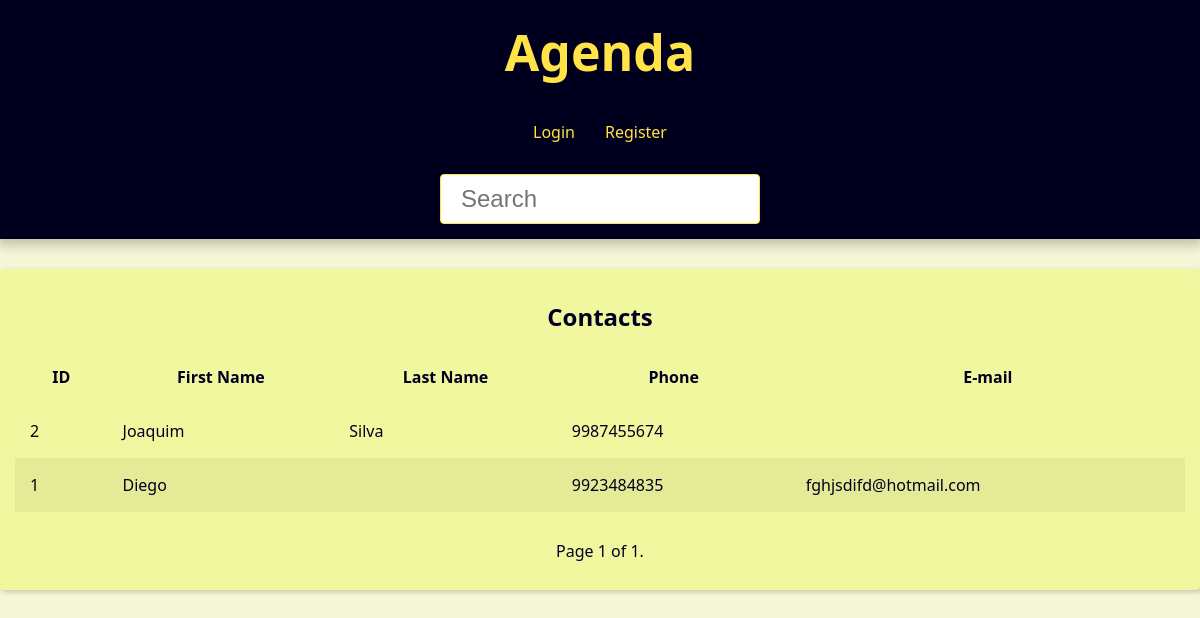
/, run on an earlier commit of the app's database.
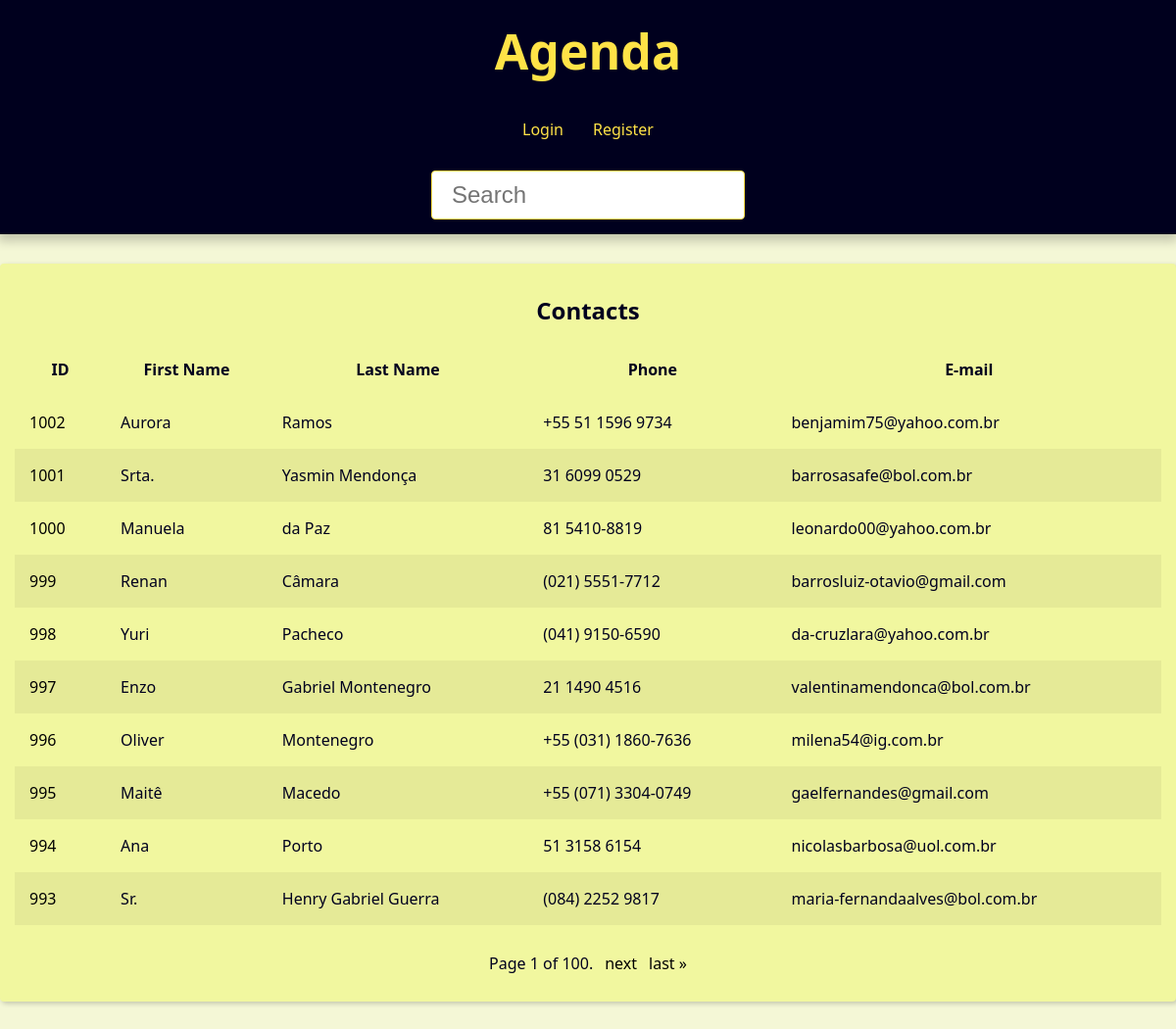
And on a later commit of the database.
### contact/models.py (models this page shows, shortened)
class Contact(models.Model):
    first_name = models.CharField(max_length=50)
    last_name = models.CharField(max_length=50, blank=True)
    phone = models.CharField(max_length=19, blank=True)
    email = models.EmailField(max_length=254, blank=True)
    created_date = models.DateTimeField(default=timezone.now)
    description = models.TextField(blank=True)
    show = models.BooleanField(default=True)
    picture = models.ImageField(blank=True, upload_to= 'pictures/%Y/%m/')
    category = models.ForeignKey(
        Category,
        on_delete=models.SET_NULL,
        blank=True, null=True,
    )
    owner = models.ForeignKey(
        User,
        on_delete=models.SET_NULL,
        blank=True, null=True,
    )

### contact/views/contact_views.py (the view)
# urls.py: path('', views.index, name='index'),
def index(request):
    contacts = Contact.objects\
        .filter(show=True).order_by('-id')
    paginator = Paginator(contacts, 10)
    page_number = request.GET.get("page")
    page_obj = paginator.get_page(page_number)
    context = {
        'page_obj': page_obj,
        'title': 'Contacts - '
    }
    return render(
        request,
        'contact/index.html',
        context,
    )

### contact/templates/contact/index.html
{% extends 'global/base.html' %}
{% block content %}
{% if page_obj %}
  <div class="responsive-table">
    <table class="contacts-table">
      <caption class="table-caption">
        Contacts
      </caption>
      <thead>
        <tr class="table-row.table-row-header">
          <th class="table-header">ID</th>
          <th class="table-header">First Name</th>
          <th class="table-header">Last Name</th>
          <th class="table-header">Phone</th>
          <th class="table-header">E-mail</th>
        </tr>
      </thead>
      <tbody>
        {% for contact in page_obj %}
          <tr class="table-row">
            <td class="table-cel">
              <a
               class="table-link"
               href="{% url 'contact:contact' contact.id %}">
                {{ contact.id }}
              </a>
            </td>
            <td class="table-cel">
              {{ contact.first_name }}
            </td>
            <td class="table-cel">
              {{ contact.last_name }}
            </td>
            <td class="table-cel">
              {{ contact.phone }}
            </td>
            <td class="table-cel">
              {{ contact.email }}
            </td>
          </tr>
        {% endfor %}
      </tbody>
    </table>
  </div>
{% else %}
  <div class="single-contact">
    <h1 class="single-contact-name">
      No contacts found.
    </h1>
  </div>
{% endif %}
{% endblock content %}

### base_templates/global/base.html (shortened to what this page needs)
<!DOCTYPE html>
<html lang="pt-BR">
<head>
  {% include "global/partials/head.html" %}
</head>
<body>
  {% include "global/partials/header.html" %}
  <main class="content">
     {% block content %}{% endblock content %}
     {% include "global/partials/pagination.html" %}
  </main>
</body>
</html>

### base_templates/global/partials/head.html (shortened to what this page needs)
{% load static %}
<link rel="stylesheet" href="{% static 'global/css/static.css' %}">

### base_templates/global/partials/header.html
  <header class="header">
    <h1 class="header-heading">
      <a href="{% url 'contact:index' %}" class="header-link">
      Agenda
      </a>
    </h1>
    <nav class="menu">
      <ul class="menu-list">
        {% if user.is_authenticated %}
          <li class="menu-item">
            <a href="{% url 'contact:create' %}" class="menu-link">Create Contact</a>
          </li>
          <li class="menu-item">
            <a href="{% url 'contact:user_update' %}" class="menu-link">Profile</a>
          </li>
          <li class="menu-item">
            <a href="{% url 'contact:logout' %}" class="menu-link">Logout</a>
          </li>
        {% else %}
          <li class="menu-item">
            <a href="{% url 'contact:login' %}" class="menu-link">Login</a>
          </li>
          <li class="menu-item">
            <a href="{% url 'contact:register' %}" class="menu-link">Register</a>
          </li>
        {% endif %}
      </ul>
    </nav>
    <div class="search">
      <form
        action="{% url 'contact:search' %}"
        method="GET"
      >
        <input
          type="text"
          class="search-input"
          placeholder="Search"
          id="search"
          name="q"
          value="{{ request.GET.q.strip }}"
        >
      </form>
    </div>
  </header>

### base_templates/global/partials/pagination.html (shortened to what this page needs)
{% if page_obj %}
  <div class="pagination">
    <span class="step-links">
       <span class="current">
           Page {{ page_obj.number }} of {{ page_obj.paginator.num_pages }}.
       </span>
       {% if page_obj.has_next %}
           <a href="?page={{ page_obj.next_page_number }}&q={{ request.GET.q.strip }}">next</a>
           <a href="?page={{ page_obj.paginator.num_pages }}&q={{ request.GET.q.strip }}">last &raquo;</a>
       {% endif %}
    </span>
  </div>
{% endif %}

### base_static/global/css/static.css (style rules this page uses)
:root { --spacing: 1.5rem; --link-dark-color: rgb(0, 0, 0); --link-light-color: rgb(255, 227, 71); --clr-white: rgb(241, 247, 159); --clr-black: rgb(0, 0, 30); --clr-light-gray: rgb(244, 247, 214); --clr-dark-shadow-5: rgba(0, 0, 10, 5%); --clr-dark-shadow-10: rgba(0, 0, 10, 10%); --clr-dark-shadow-20: rgba(0, 0, 10, 20%); --clr-light-shadow-5: rgba(200, 200, 255, 5%); --clr-light-shadow-10: rgba(200, 200, 255, 10%); --clr-light-shadow-20: rgba(200, 200, 255, 20%); --main-page-width: 120rem; --table-min-width: 60rem; --biggest-font-size: 5rem; --bigger-font-size: 4rem; --big-font-size: 3.2rem; --medium-font-size: 2.4rem; --small-font-size: 1.6rem; --smaller-font-size: 1.4rem; --smallest-font-size: 1.2rem; --transition-fast: 300ms; --transition-medium: 600ms; --transition-slow: 1s; --default-border-radius: 4px; }
*, *::before, *::after { margin: 0; padding: 0; box-sizing: border-box; }
html { font-size: 62.5%; }
body { font-family: system-ui, -apple-system, BlinkMacSystemFont, 'Segoe UI', Roboto, Oxygen, Ubuntu, Cantarell, 'Open Sans', 'Helvetica Neue', sans-serif; line-height: 1.5; font-size: var(--small-font-size); color: var(--clr-black); -webkit-font-smoothing: antialiased; background: var(--clr-light-gray); }
.header { background: var(--clr-black); padding: var(--spacing); box-shadow: 0 5px 10px 2px var(--clr-dark-shadow-20); z-index: 1; position: relative; }
.header-heading { font-size: var(--biggest-font-size); text-align: center; }
.header-link { color: var(--link-light-color); text-decoration: none; transition: filter var(--transition-fast) ease-in-out; }
.menu { margin: var(--spacing); }
.menu-list { list-style: none; display: flex; justify-content: center; flex-flow: row wrap; }
.menu-link { display: block; padding: var(--spacing); color: var(--link-light-color); text-decoration: none; transition: background-color var(--transition-fast) ease-in-out; border-radius: var(--default-border-radius); }
.content { max-width: var(--main-page-width); margin: calc(var(--spacing) * 2) auto; padding: var(--spacing); background: var(--clr-white); box-shadow: 2px 2px 5px var(--clr-dark-shadow-20); border-radius: var(--default-border-radius); }
.responsive-table { width: 100%; overflow-x: auto; }
.contacts-table { width: 100%; min-width: var(--table-min-width); border-collapse: collapse; }
.table-caption { font-size: var(--medium-font-size); font-weight: bold; padding: var(--spacing); }
.table-row { text-align: left; text-overflow: ellipsis; transition: background-color var(--transition-fast) ease-in-out; }
.table-row:nth-of-type(2n) { background: var(--clr-dark-shadow-5); }
.table-cel, .table-header { padding: var(--spacing); }
.table-link { color: var(--link-dark-color); transition: color var(--transition-fast) ease-in-out; text-decoration: none; }
.pagination { margin-top: var(--spacing); display: flex; justify-content: center; padding: calc(var(--spacing) * 0.8); font-size: var(--small-font-size); }
.pagination .step-links { display: flex; gap: calc(var(--spacing) * 0.8); }
.pagination .step-links a { color: var(--link-dark-color); transition: color var(--transition-fast) ease-in-out; text-decoration: none; display: block; }
.search { display: flex; justify-content: center; }
.search-input { font-size: var(--medium-font-size); padding: 1rem 2rem; width: 100%; max-width: 32rem; border-radius: var(--default-border-radius); border: 1px solid var(--link-light-color); }

What changed in the data, as far as the page shows it:
removed Contact: id "2", first_name "Joaquim", last_name "Silva", phone "9987455674"
removed Contact: id "1", first_name "Diego", phone "9923484835", email "fghjsdifd@hotmail.com"
added Contact: id "1002", first_name "Aurora", last_name "Ramos", phone "+55 51 1596 9734", email "benjamim75@yahoo.com.br"
added Contact: id "1001", first_name "Srta.", last_name "Yasmin Mendonça", phone "31 6099 0529", email "barrosasafe@bol.com.br"
added Contact: id "1000", first_name "Manuela", last_name "da Paz", phone "81 5410-8819", email "leonardo00@yahoo.com.br"
added Contact: id "999", first_name "Renan", last_name "Câmara", phone "(021) 5551-7712", email "barrosluiz-otavio@gmail.com"
added Contact: id "998", first_name "Yuri", last_name "Pacheco", phone "(041) 9150-6590", email "da-cruzlara@yahoo.com.br"
added Contact: id "997", first_name "Enzo", last_name "Gabriel Montenegro", phone "21 1490 4516", email "valentinamendonca@bol.com.br"
added Contact: id "996", first_name "Oliver", last_name "Montenegro", phone "+55 (031) 1860-7636", email "milena54@ig.com.br"
added Contact: id "995", first_name "Maitê", last_name "Macedo", phone "+55 (071) 3304-0749", email "gaelfernandes@gmail.com"
added Contact: id "994", first_name "Ana", last_name "Porto", phone "51 3158 6154", email "nicolasbarbosa@uol.com.br"
added Contact: id "993", first_name "Sr.", last_name "Henry Gabriel Guerra", phone "(084) 2252 9817", email "maria-fernandaalves@bol.com.br"
Also different on the page:
{{ page_obj.paginator.num_pages }}: "1" → "100"
text now shown: "next last »"
